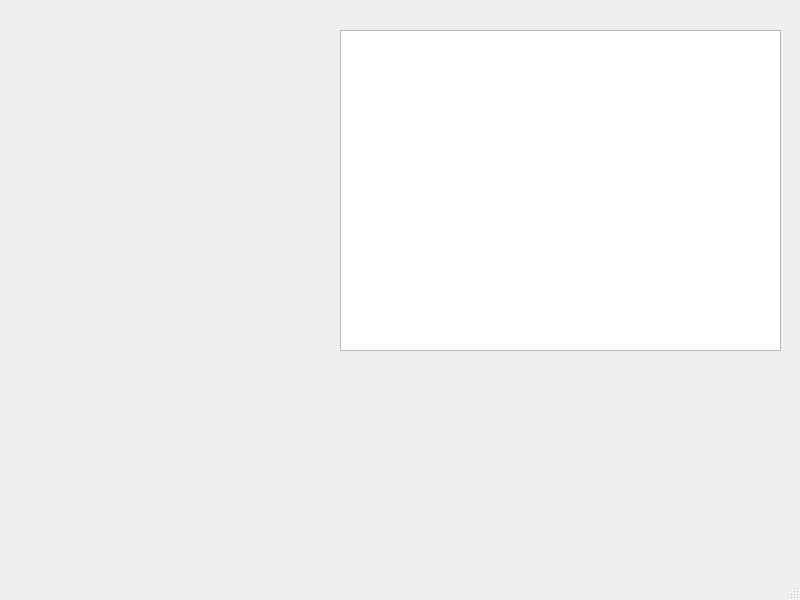
<?xml version="1.0" encoding="UTF-8"?>
<ui version="4.0">
 <class>MainWindow</class>
 <widget class="QMainWindow" name="MainWindow">
  <property name="geometry">
   <rect>
    <x>0</x>
    <y>0</y>
    <width>800</width>
    <height>600</height>
   </rect>
  </property>
  <property name="windowTitle">
   <string>MainWindow</string>
  </property>
  <widget class="QWidget" name="centralwidget">
   <widget class="QGraphicsView" name="graphicsView">
    <property name="geometry">
     <rect>
      <x>340</x>
      <y>30</y>
      <width>441</width>
      <height>321</height>
     </rect>
    </property>
   </widget>
  </widget>
  <widget class="QMenuBar" name="menubar">
   <property name="geometry">
    <rect>
     <x>0</x>
     <y>0</y>
     <width>800</width>
     <height>23</height>
    </rect>
   </property>
  </widget>
  <widget class="QStatusBar" name="statusbar"/>
 </widget>
 <resources/>
 <connections/>
</ui>
